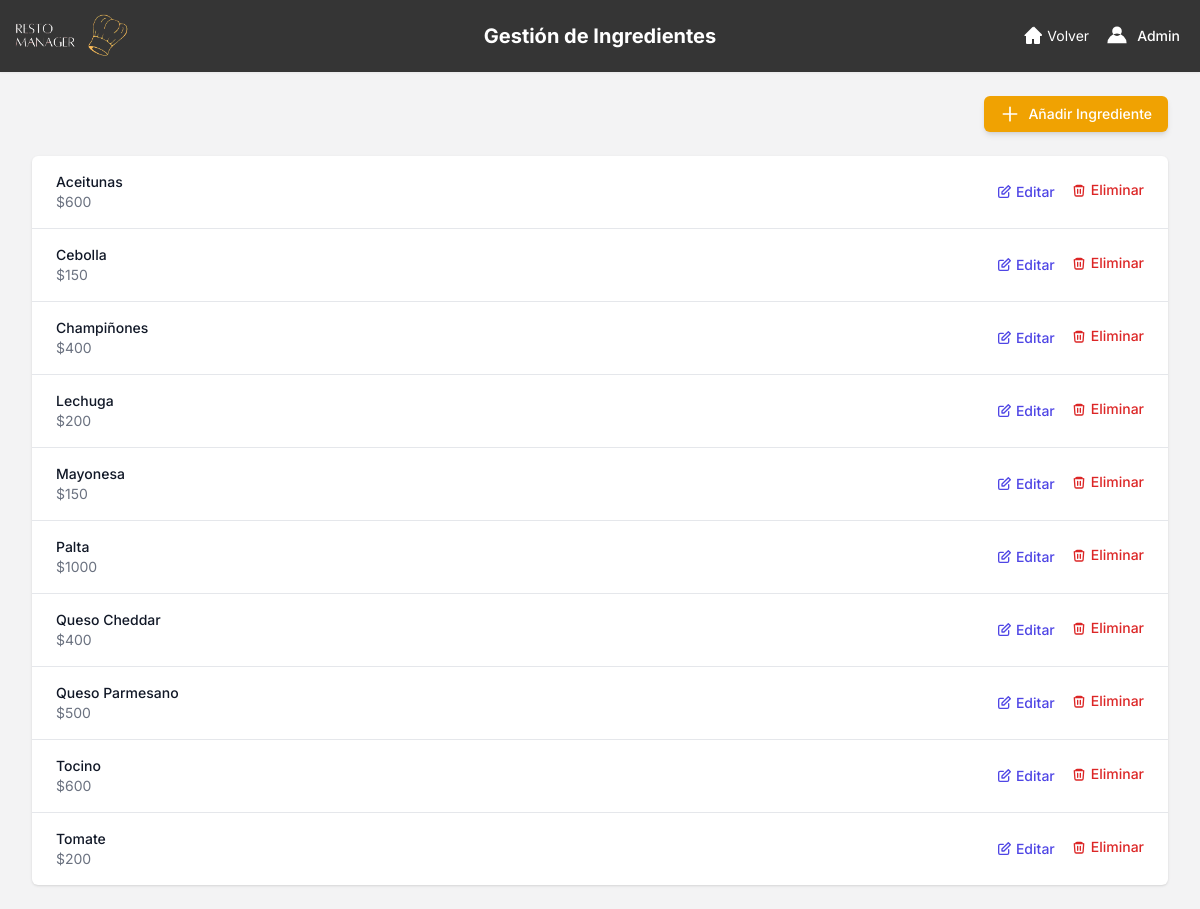
/dashboard/ingredientes/ (signed in), run on an earlier commit of the app's database.
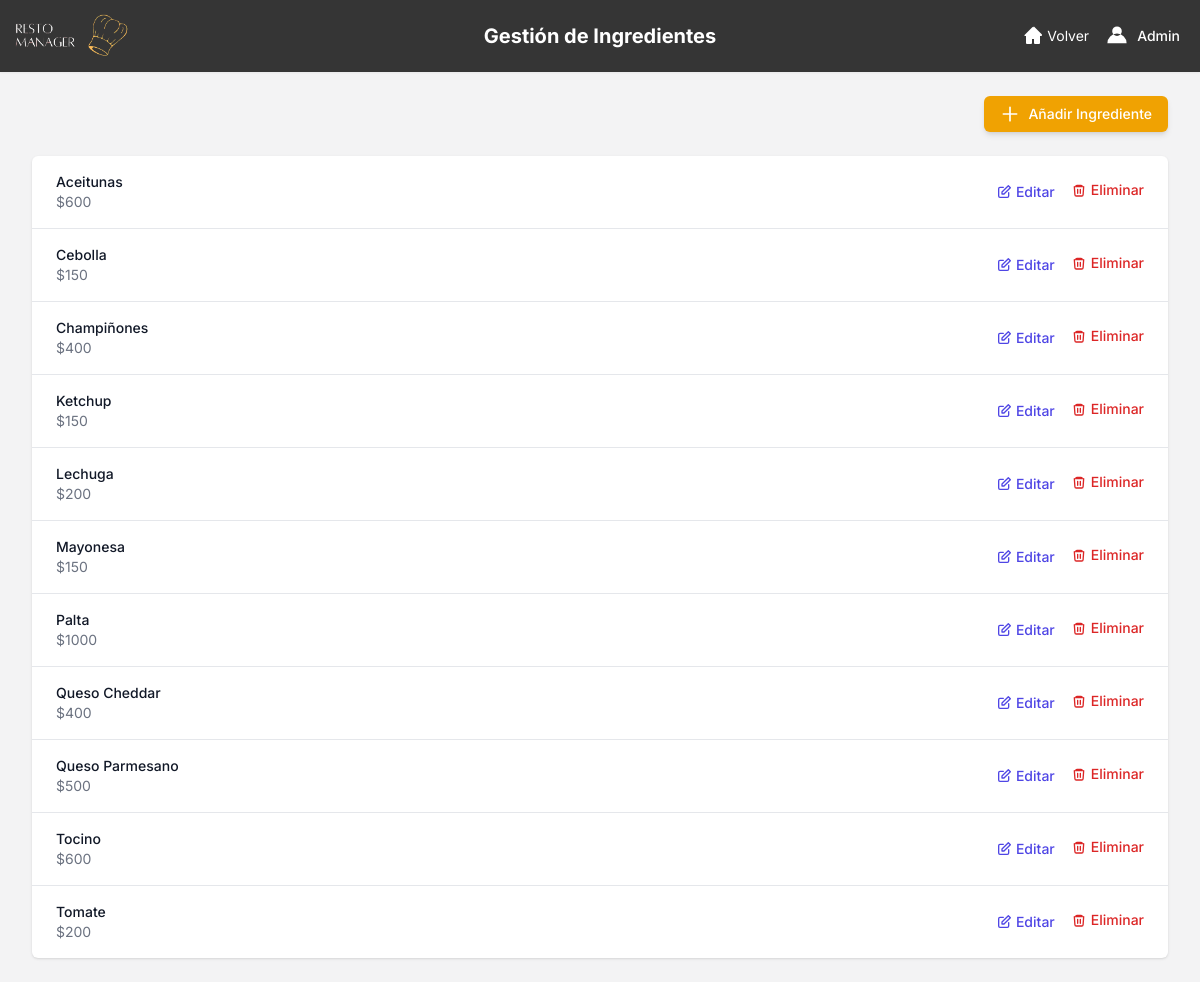
And on a later commit of the database.
### restaurante_app/models.py (models this page shows, shortened)
class Ingrediente(models.Model):
    nombre = models.CharField(max_length=100, unique=True)
    precio = models.IntegerField(help_text="Precio del ingrediente (en formato entero)")

### restaurante_app/views.py (the view)
    @login_required
    def _wrapped_view(request, *args, **kwargs):
        if request.user.rol != 'ENCARGADO':
            messages.error(request, 'No tienes permiso para acceder a esta página.')
            return redirect('index')
        return view_func(request, *args, **kwargs)

### restaurante_app/views.py (called while the page is built)
def staff_required(view_func):
    @login_required
    def _wrapped_view(request, *args, **kwargs):
        if request.user.rol != 'ENCARGADO':
            messages.error(request, 'No tienes permiso para acceder a esta página.')
            return redirect('index')
        return view_func(request, *args, **kwargs)
    return _wrapped_view

@staff_required
def gestion_ingredientes_view(request):
    if request.method == 'POST':
        form = IngredienteForm(request.POST)
        if form.is_valid():
            form.save()
            messages.success(request, 'Ingrediente añadido exitosamente.')
            return redirect('gestion_ingredientes')
    else:
        form = IngredienteForm()
    ingredientes = Ingrediente.objects.all().order_by('nombre')
    context = {
        'ingredientes': ingredientes,
        'form': form,
    }
    return render(request, 'app/gestion_ingredientes.html', context)

### templates/app/gestion_ingredientes.html (shortened to what the changed rows need)
{% load static %}
<!DOCTYPE html>
<html lang="es">
<head>
    <script src="https://cdn.tailwindcss.com"></script>
</head>
<body class="bg-grisClaro">
    <header class="bg-[#353535] shadow-sm relative">
        <div class="w-full mx-auto py-2 px-0 flex items-center justify-between relative">
            <h1 class="absolute left-1/2 transform -translate-x-1/2 text-xl font-bold text-white">
                Gestión de Ingredientes
            </h1>
        </div>
    </header>
    <main class="max-w-7xl mx-auto py-6 sm:px-6 lg:px-8">
        <div class="bg-white shadow overflow-hidden rounded-md">
            <ul role="list" class="divide-y divide-gray-200">
                {% for ingrediente in ingredientes %}
                <li class="px-6 py-4 flex items-center justify-between">
                    <div>
                        <p class="text-sm font-medium text-gray-900">{{ ingrediente.nombre }}</p>
                        <p class="text-sm text-gray-500">${{ ingrediente.precio }}</p>
                    </div>
                    <div class="space-x-4 flex items-center">
                        <button type="button"
                                data-id="{{ ingrediente.id }}"
                                data-nombre="{{ ingrediente.nombre|escapejs }}"
                                data-precio="{{ ingrediente.precio }}"
                                class="btn-edit-ingrediente text-sm font-medium text-indigo-600 hover:text-indigo-900 inline-flex items-center space-x-1">
                            <svg xmlns="http://www.w3.org/2000/svg" class="h-4 w-4" fill="none" viewBox="0 0 24 24" stroke="currentColor">
                                <path stroke-linecap="round" stroke-linejoin="round" stroke-width="2" d="M11 5H6a2 2 0 00-2 2v11a2 2 0 002 2h11a2 2 0 002-2v-5M18.5 2.5l3 3L12 15H9v-3L18.5 2.5z" />
                            </svg>
                            <span>Editar</span>
                        </button>
                        <form action="{% url 'eliminar_ingrediente' ingrediente.id %}" method="post" class="inline" onsubmit="return confirm('¿Seguro que quieres eliminar este ingrediente?');">
                            <button type="submit" class="text-sm font-medium text-red-600 hover:text-red-900 inline-flex items-center space-x-1">
                                <svg xmlns="http://www.w3.org/2000/svg" class="h-4 w-4" fill="none" viewBox="0 0 24 24" stroke="currentColor">
                                    <path stroke-linecap="round" stroke-linejoin="round" stroke-width="2" d="M19 7l-.867 12.142A2 2 0 0116.138 21H7.862a2 2 0 01-1.995-1.858L5 7m5 4v6m4-6v6M9 7h6m2 0a2 2 0 00-2-2H9a2 2 0 00-2 2h10z" />
                                </svg>
                                <span>Eliminar</span>
                            </button>
                        </form>
                    </div>
                </li>
                {% empty %}
                <li class="px-6 py-4 text-center text-gray-500">No hay ingredientes registrados.</li>
                {% endfor %}
            </ul>
        </div>
    </main>
</body>
</html>

What changed in the data, as far as the page shows it:
added Ingrediente: nombre "Ketchup", precio "150"
